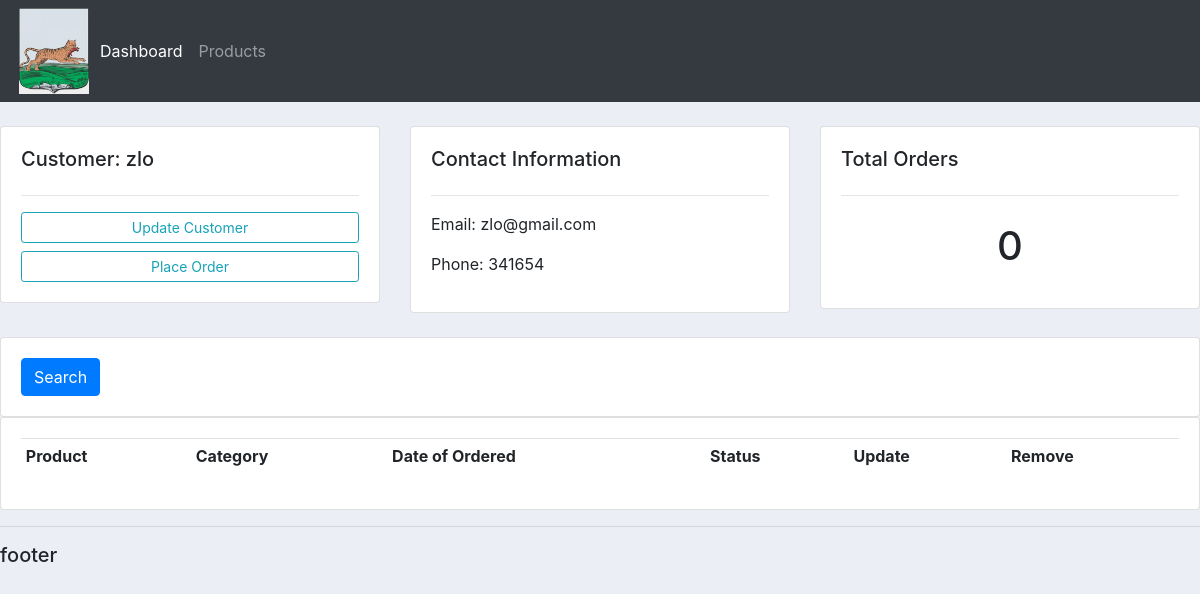
/customer/4/, run on an earlier commit of the app's database.
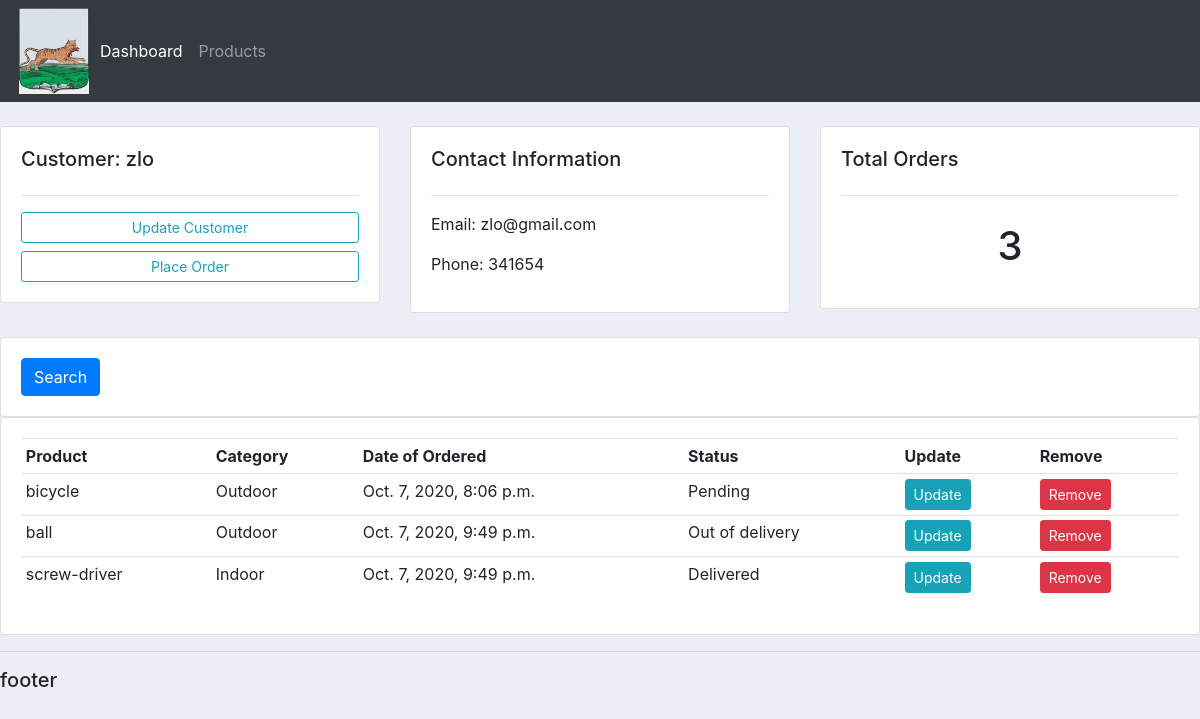
And on a later commit of the database.
### accounts/models.py (models this page shows, shortened)
class Order(models.Model):
    STATUS = (
        ('Pending', 'Pending'),
        ('Out of delivery', 'Out of delivery'),
        ('Delivered', 'Delivered'),
    )
    customer = models.ForeignKey(Customer, null=True, on_delete=models.SET_NULL)
    product = models.ForeignKey(Product, null=True, on_delete=models.SET_NULL)
    date_created = models.DateTimeField(auto_now_add=True, null=True)
    status = models.CharField(max_length=200, null=True, choices=STATUS)

class Product(models.Model):
    CATEGORY = (
        ('Indoor', 'Indoor'),
        ('Outdoor', 'Outdoor'),
    )
    name = models.CharField(max_length=200, null=True)
    price = models.FloatField(null=True)
    category = models.CharField(max_length=200, null=True, choices=CATEGORY)
    description = models.CharField(max_length=200, null=True, blank=True)
    tags = models.ManyToManyField(Tag)
    date_created = models.DateTimeField(auto_now_add=True, null=True)
    def __str__(self):
        return self.name

### accounts/views.py (the view)
# urls.py: path('customer/<str:pk>/', views.customer_details, name='customer_details'),
def customer_details(request, pk):
    customer = Customer.objects.get(id=pk)
    orders = customer.order_set.all()
    orders_count = orders.count()
    context = {'customer': customer, 'orders': orders, 'orders_count': orders_count}
    return render(request, 'accounts/customer_details.html', context)

### accounts/templates/accounts/customer_details.html (shortened to what this page needs)
{% extends "accounts/base.html" %}
{% block content %}
    <br>
    <div class="row">
        <div class="col-md">
            <div class="card card-body">
                <h5>Customer: {{ customer.name }}</h5>
                <hr>
                <a href="#" class="btn btn-outline-info btn-sm btn-block">Update Customer</a>
                <a href="{% url 'create_order' customer.id %}" class="btn btn-outline-info btn-sm btn-block">Place
                    Order</a>
            </div>
        </div>
        <div class="col-md">
            <div class="card card-body">
                <h5>Contact Information</h5>
                <hr>
                <p>Email: {{ customer.email }}</p>
                <p>Phone: {{ customer.phone }}</p>
            </div>
        </div>
        <div class="col-md">
            <div class="card card-body">
                <h5>Total Orders</h5>
                <hr>
                <h1 style="text-align: center; padding: 10px">{{ orders_count }}</h1>
            </div>
        </div>
    </div>
    <br>
    <div class="row">
        <div class="col">
            <div class="card card-body">
                <form action="" method="get">
                    <button class="btn btn-primary" type="submit">Search</button>
                </form>
            </div>
        </div>
    </div>
    <div class="row">
        <div class="col-md">
            <div class="card card-body">
                <table class="table table-sm">
                    <tr>
                        <th>Product</th>
                        <th>Category</th>
                        <th>Date of Ordered</th>
                        <th>Status</th>
                        <th>Update</th>
                        <th>Remove</th>
                    </tr>
                    {% for order in orders %}
                        <tr>
                            <td>{{ order.product }}</td>
                            <td>{{ order.product.category }}</td>
                            <td>{{ order.date_created }}</td>
                            <td>{{ order.status }}</td>
                            <td><a class="btn btn-sm btn-info"
                                   href="{% url 'update_order' 'customer_details' order.id %}">Update</a></td>
                            <td>
                                <a href="{% url 'delete_order' 'customer_details' order.id %}">
                                    <input class="btn btn-sm btn-danger" type="submit"
                                           onclick="return confirm('Are you sure?')" value="Remove"/>
                                </a></td>
                        </tr>
                    {% endfor %}
                </table>
            </div>
        </div>
    </div>
{% endblock %}

What changed in the data, as far as the page shows it:
added Order: product "bicycle", product.category "Outdoor", date_created "Oct. 7, 2020, 8:06 p.m.", status "Pending"
added Order: product "ball", product.category "Outdoor", date_created "Oct. 7, 2020, 9:49 p.m.", status "Out of delivery"
added Order: product "screw-driver", product.category "Indoor", date_created "Oct. 7, 2020, 9:49 p.m.", status "Delivered"
Also different on the page:
{{ orders_count }}: "0" → "3"
